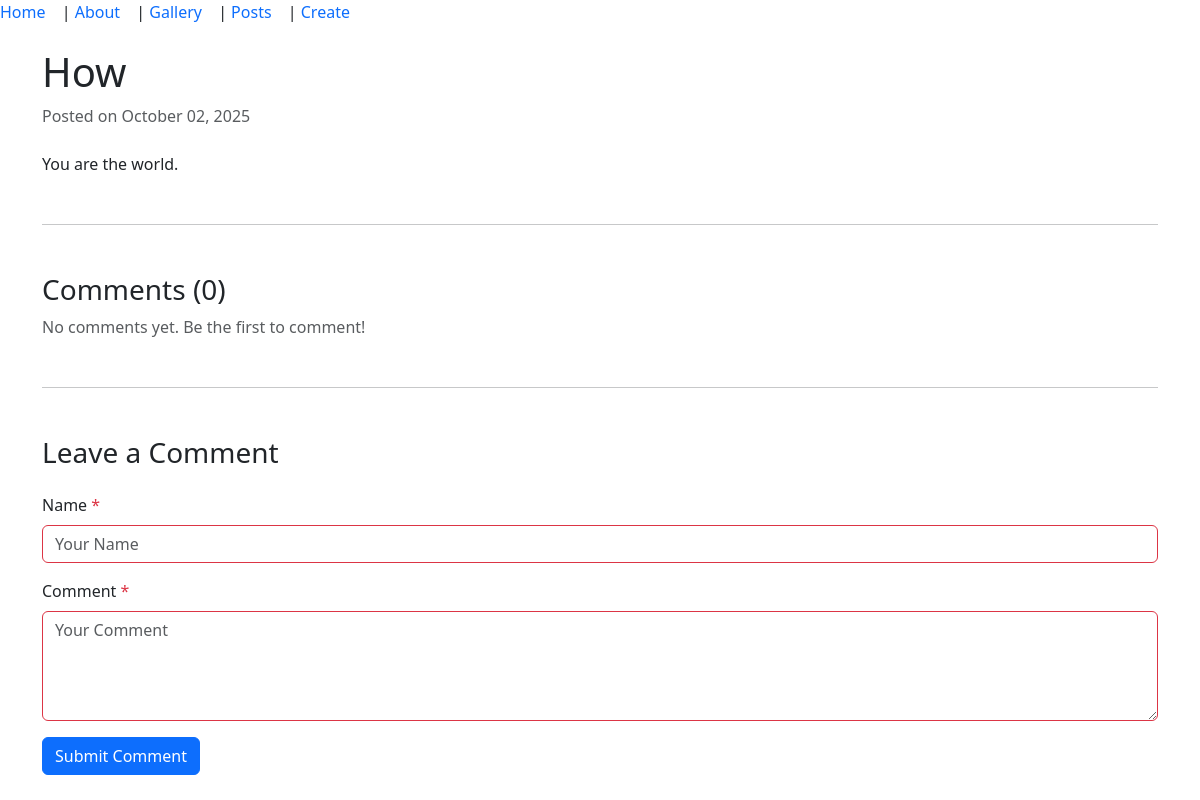
The app's page /post/8/, older data.
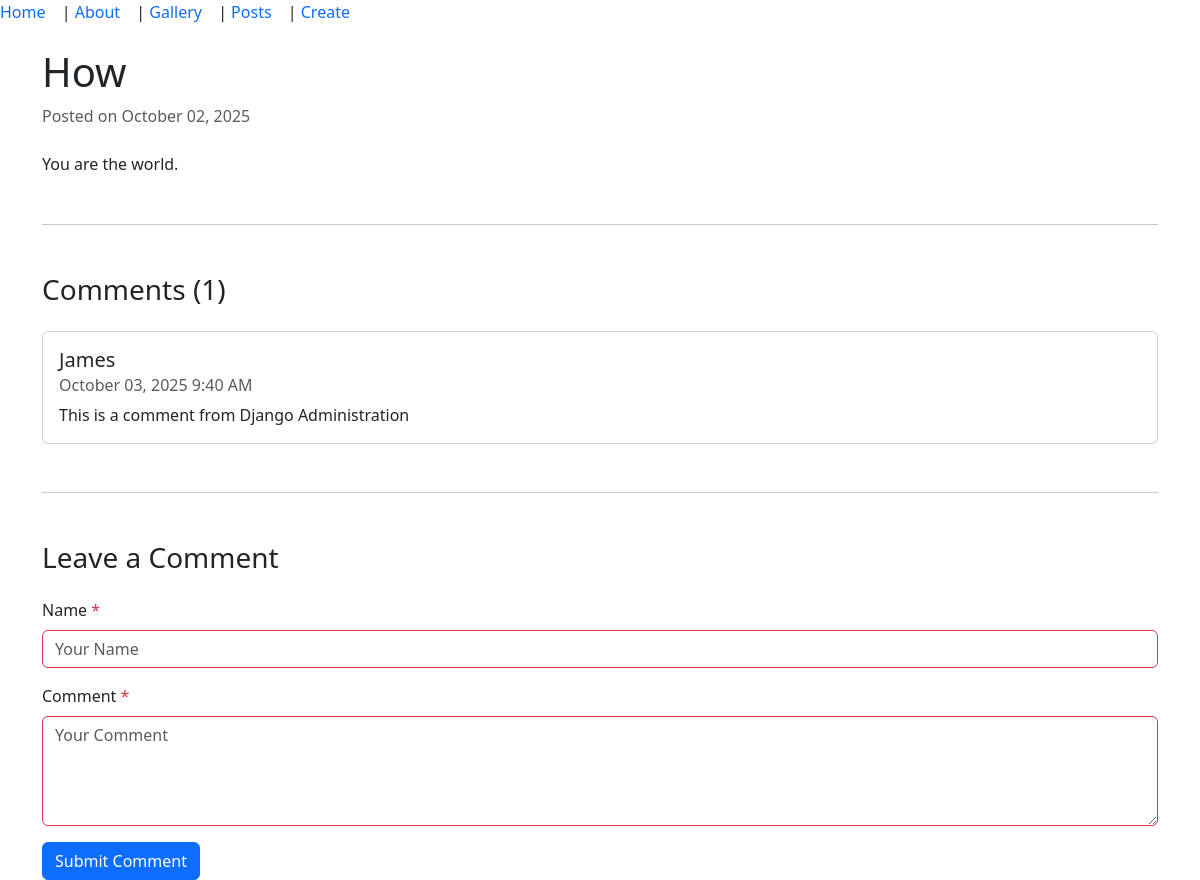
The same page, newer data.
### pages/models.py (models this page shows, shortened)
class Comment(models.Model):
    post = models.ForeignKey(Post, on_delete=models.CASCADE, related_name='comments')
    author = models.CharField(max_length=100)
    text = models.TextField()
    created_at = models.DateTimeField(auto_now_add=True)

### pages/views.py (the view)
# urls.py: path('post/<int:pk>/', views.post_view, name='post_view'),
def post_view(request, pk):
    post = get_object_or_404(Post, pk=pk)
    comments = post.comments.all().order_by('-created_at')
    comment_form = CommentForm()
    context = {
        'post': post,
        'comments': comments,
        'comment_form': comment_form,
    }
    return render(request, 'post_detail.html', context)

### pages/forms.py (shortened to what this page needs)
class CommentForm(forms.ModelForm):
    class Meta:
        model = Comment
        fields = ['author', 'text']
        widgets = {
            'author': forms.TextInput(attrs={
                'class': 'form-control',
                'placeholder': 'Your Name'
            }),
            'text': forms.Textarea(attrs={
                'class': 'form-control',
                'placeholder': 'Your Comment',
                'rows': 4
            }),
        }
        labels = {
            'author': 'Name',
            'text': 'Comment',
        }

### pages/templates/post_detail.html (shortened to what this page needs)
{% extends "base.html" %}
{% load static %}
{% block content %}
<div class="container mt-4">
    <article class="post-detail">
        <h1>{{ post.title }}</h1>
        <p class="text-muted">
            Posted on {{ post.created_at|date:"F d, Y" }}
        </p>
        <div class="post-content mt-4">
            {{ post.body|linebreaks }}
        </div>
    </article>
    <hr class="my-5">
    <section class="comments-section">
        <h3>Comments ({{ comments.count }})</h3>
        {% if comments %}
            <div class="comments-list mt-4">
                {% for comment in comments %}
                <div class="card mb-3">
                    <div class="card-body">
                        <h5 class="card-title">{{ comment.author }}</h5>
                        <h6 class="card-subtitle mb-2 text-muted">
                            {{ comment.created_at|date:"F d, Y g:i A" }}
                        </h6>
                        <p class="card-text">{{ comment.text }}</p>
                    </div>
                </div>
                {% endfor %}
            </div>
        {% else %}
            <p class="text-muted">No comments yet. Be the first to comment!</p>
        {% endif %}
    </section>
    <hr class="my-5">
    <section class="comment-form-section">
        <h3>Leave a Comment</h3>
        <form method="post" action="{% url 'add_comment' post.pk %}" class="mt-4">
            <div class="mb-3">
                <label for="{{ comment_form.author.id_for_label }}" class="form-label">
                    {{ comment_form.author.label }} <span class="text-danger">*</span>
                </label>
                {{ comment_form.author }}
            </div>
            <div class="mb-3">
                <label for="{{ comment_form.text.id_for_label }}" class="form-label">
                    {{ comment_form.text.label }} <span class="text-danger">*</span>
                </label>
                {{ comment_form.text }}
            </div>
            <button type="submit" class="btn btn-primary">Submit Comment</button>
        </form>
    </section>
</div>
{% endblock %}

Row changes from the older to the newer data that the page shows:
added Comment: author "James", created_at "October 03, 2025 9:40 AM", text "This is a comment from Django Administration"
Text that changed along with them:
{{ comments.count }}: "0" → "1"
text no longer shown: "No comments yet. Be the first to comment!"
